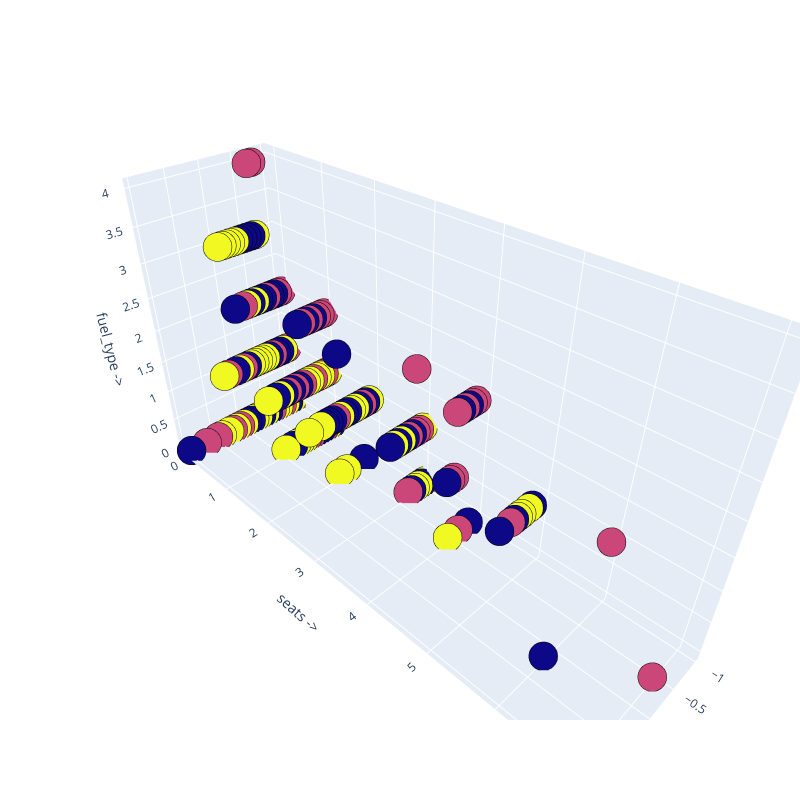

Notebook code cell kept with this figure:
### Markdown cell above
### K-Means, 3 clusters

### Code cell
# Apply K-Means clustering
num_clusters = 3  
kmeans = KMeans(n_clusters=num_clusters, random_state=42)
data_frame_shuffled['cluster'] = kmeans.fit_predict(data_frame_shuffled)

data_frame_shuffled_original['cluster'] = data_frame_shuffled['cluster']


data_frame_shuffled_original.to_csv('result_kmeans_3clusters.csv')


fig = plt.figure(figsize = (11,11))
ax = fig.add_subplot(111, projection='3d')
x = np.array(data_frame_shuffled['vehicle_age'])
y = np.array(data_frame_shuffled['seats'])
z = np.array(data_frame_shuffled['fuel_type'])

ax.scatter(x,y,z, marker="s", c=data_frame_shuffled["cluster"], s=40, cmap="inferno", label=True)
ax.set_xlabel('vehicle_age ->')
ax.set_ylabel('seats ->')
ax.set_zlabel('fuel_type ->')

plt.show()


# Compute mean values of features within each cluster
cluster_means = data_frame_shuffled.groupby('cluster').mean()

# Calculate feature importance by comparing mean values across clusters
feature_importance = cluster_means.sub(cluster_means.mean()).abs().sum() / cluster_means.std()

# Sort features by importance
feature_importance_sorted = feature_importance.sort_values(ascending=False)

# Plot feature importance
plt.figure(figsize=(7, 6))
plt.bar(feature_importance_sorted.index, feature_importance_sorted)
plt.xlabel('Features')
plt.ylabel('Importance')
plt.title('Feature Importance')
plt.xticks(rotation=45, ha='right')
plt.show()

# 3d scatterplot using plotly
Scene = dict(xaxis = dict(title  = 'vehicle_age ->'),yaxis = dict(title  = 'seats ->'),zaxis = dict(title  = 'fuel_type ->'))
labels = kmeans.labels_
trace = go.Scatter3d(x=data_frame_shuffled['vehicle_age'], y=data_frame_shuffled['seats'], z=data_frame_shuffled['fuel_type'], mode='markers',marker=dict(color = labels, size= 10, line=dict(color= 'black',width = 10)))
layout = go.Layout(margin=dict(l=0,r=0),scene = Scene,height = 800,width = 800)
data = [trace]
fig = go.Figure(data = data, layout = layout)
fig.show()


# Calculate clustering metrics
silhouette = silhouette_score(data_frame_shuffled, kmeans.labels_)
db_index = davies_bouldin_score(data_frame_shuffled, kmeans.labels_)
ch_index = calinski_harabasz_score(data_frame_shuffled, kmeans.labels_)

 
# Print the metric scores
print(f"Silhouette Score: {silhouette:.2f}")
print(f"Davies-Bouldin Index: {db_index:.2f}")
print(f"Calinski-Harabasz Index: {ch_index:.2f}")

### Figure 1 — Plotly figure (JSON) as saved in the notebook; plotly's stock layout.template omitted (floating-point values rounded to 4 significant figures; data arrays with more than 128 entries replaced by an {"elided": "..."} marker saying what was removed)
{"data": [{"marker": {"color": {"elided": "14332 int values"}, "line": {"color": "black", "width": 10}, "size": 10}, "mode": "markers", "type": "scatter3d", "x": {"elided": "14332 float values"}, "y": {"elided": "14332 int values"}, "z": {"elided": "14332 int values"}}], "layout": {"height": 800, "margin": {"l": 0, "r": 0}, "scene": {"xaxis": {"title": {"text": "vehicle_age ->"}}, "yaxis": {"title": {"text": "seats ->"}}, "zaxis": {"title": {"text": "fuel_type ->"}}}, "width": 800}}
